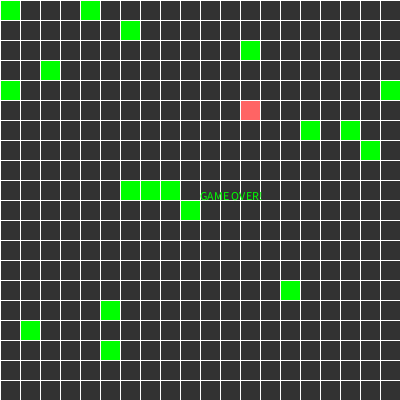
Frame 1 (no input)
Frame 2 (the mouse pressed at the canvas centre, redrawn once): identical to frame 1, image omitted

The Processing sketch that drew this single still picture (run headless with seeded random() and noise(); the mouse was pressed at the canvas centre and the sketch redrawn once):

// Processing sketch: processing_128009
// ── processing_128009.pde

 
ArrayList<SnakePart> snake = new ArrayList<SnakePart>();
char direction;
SnakeFood food;
BadFood[] bad = new BadFood[20];
int GRIDSIZE = 20;
 
void setup() {
  size(400, 400);
  snake.add(new SnakePart(0, 0));
  food = new SnakeFood();
  
  for (int i = 0; i < 20; i++){
  bad[i] = new BadFood();
  }

  frameRate(8);
}
 
void draw() {
 
  drawGrid();
  food.display();
  for(int i = 0; i < 20; i++){
  bad[i].display();
  }
  drawSnake();
   
  moveSnakeBody();
  moveSnakeHead();
 
  checkGameOver();
  checkForFoodCollision();
 
}
 
void moveSnakeHead() {
  SnakePart head = snake.get(0);
  switch(direction) {
  case 'n':
    head.y -= GRIDSIZE;
    break;
  case 's':
    head.y += GRIDSIZE;
    break;
  case 'e':
    head.x += GRIDSIZE;
    break;
  case 'w':  
    head.x -= GRIDSIZE;
    break;
  }
}
 
 
void checkForFoodCollision() {
  SnakePart head = snake.get(0);
 
   for (int i = 0; i<20; i++) {
     bad[i].display();
  if (bad[i].hitTest(head.x,head.y)) {
      
  text("GAME OVER!", width/2, height/2);
    noLoop();
  }
   }
    if (head.x == food.x && head.y == food.y) {
    // add a new segment to the snake
    snake.add(new SnakePart(head.x, head.y));
    // reset the position of the food by creating a new object
    food = new SnakeFood();
  }
   
  
}
 
void checkGameOver() {
  SnakePart head = snake.get(0);
  for (int i = 1; i < snake.size(); i++) {
    SnakePart sp = snake.get(i);
    if (head.x == sp.x && head.y == sp.y) {
      textAlign(CENTER);
      text("GAME OVER!", width/2, height/2);
      noLoop();
      break;
    }
  }
  if (head.x < 0 || head.x >= width || head.y < 0 || head.y >= height) {
    textAlign(CENTER);
    text("GAME OVER!", width/2, height/2);
    noLoop();
  }
}
 
 
void drawSnake() {
  for (int i = 0; i < snake.size();i++) {
    SnakePart sp = snake.get(i);
    sp.display();
  }
}
 
void drawGrid() {
  background(50);
  stroke(255);
  for (int x =0; x < width; x+=GRIDSIZE) {
    line(x, 0, x, height);
  }
  for (int y =0; y < height; y+=GRIDSIZE) {
    line(0, y, width, y);
  }
}
 
 
void keyPressed() {
  SnakePart head = snake.get(0);
  if (key == 'a' || key == 'A')direction = 'w';
  if (key == 'd' || key == 'D')direction = 'e';
  if (key == 'w' || key == 'W')direction = 'n';
  if (key == 's' || key == 'S')direction = 's';
}
 
void moveSnakeBody() {
  for (int i = snake.size()-1; i > 0; i--) {
    SnakePart spBack = snake.get(i);
    SnakePart spFront = snake.get(i-1);
    spBack.x = spFront.x;
    spBack.y = spFront.y;
  }
}

class BadFood{
   boolean hitTest(float mx,float my){
    if (mx == x && my == y)
    return true;
    else return false;
  }
  int x,y;
   
  BadFood(){
    x = int(random(width/GRIDSIZE))*GRIDSIZE;
    y = int(random(height/GRIDSIZE))*GRIDSIZE;
  }
   
  void display(){
    fill(0,255,0);
    rect(x,y,GRIDSIZE,GRIDSIZE);  
  }
}

class SnakeFood{
   
  int x,y;
   
  SnakeFood(){
    x = int(random(width/GRIDSIZE))*GRIDSIZE;
    y = int(random(height/GRIDSIZE))*GRIDSIZE;
  }
   
  void display(){
    fill(255,100,100);
    rect(x,y,GRIDSIZE,GRIDSIZE);  
  }
}

class SnakePart{
   
  int x,y;
   
  SnakePart(int newX, int newY){
    x = newX;
    y = newY;
  }
   
  void display(){
    fill(255);
    ellipseMode(CORNER);
    ellipse(x,y,GRIDSIZE,GRIDSIZE);  
  }
}
